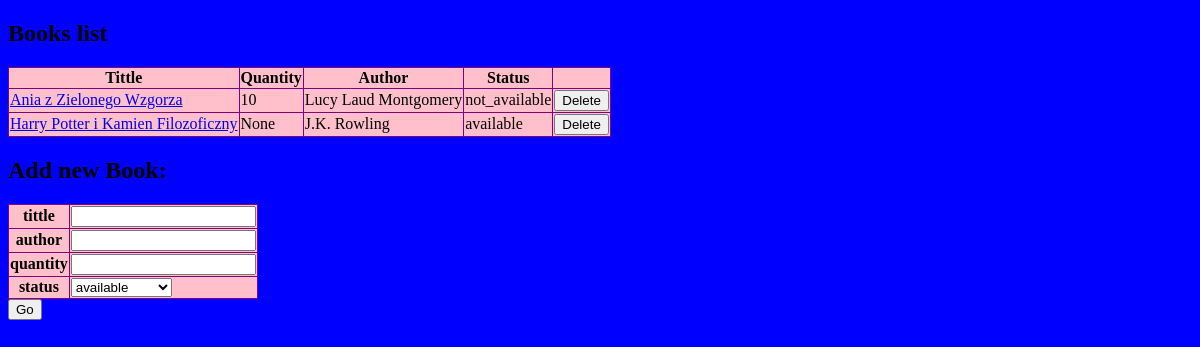
/books/, run on an earlier commit of the app's database.
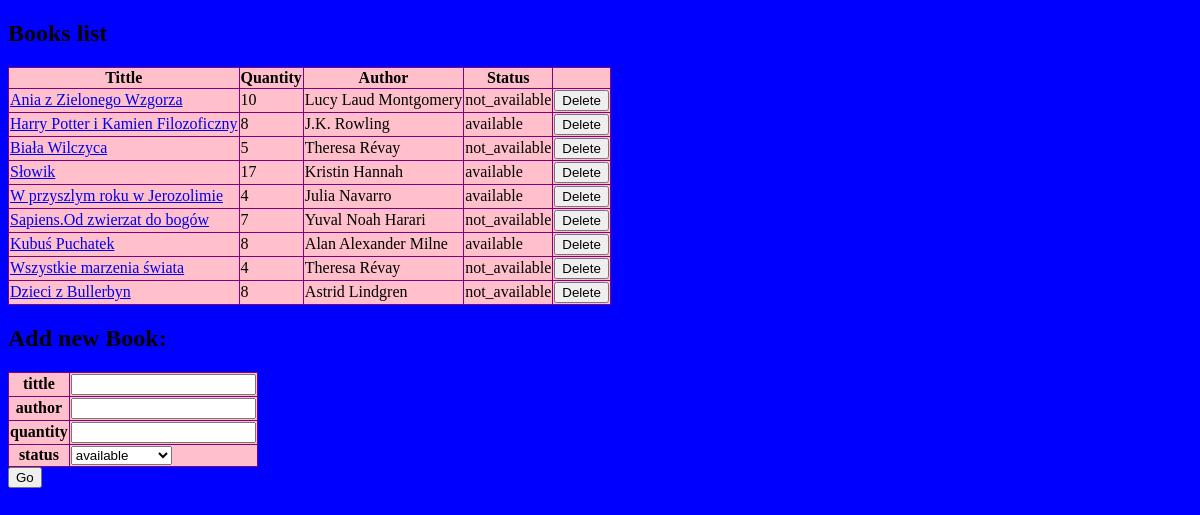
And on a later commit of the database.
### app/models.py (models this page shows, shortened)
class Book(db.Model):
    __table_args__ = {'extend_existing': True}
    id = db.Column(db.Integer, primary_key=True)
    tittle = db.Column(db.String(100))
    quantity = db.Column(db.Integer, nullable=True)
    author_id = db.Column(db.Integer, db.ForeignKey('author.id'))
    rental_id = db.Column(db.Integer, db.ForeignKey('rental.id'))
    def get_author(self):
        author = Author.query.filter_by(id=self.author_id).first()
        return author.name
    def get_rental_status(self):
        rental_status = Rental.query.filter_by(id=self.rental_id).first()
        return rental_status.status.value

class Author(db.Model):
    __table_args__ = {'extend_existing': True}
    id = db.Column(db.Integer, primary_key=True)
    name = db.Column(db.String(100))
    books = db.relationship("Book", backref="author_name")

class Rental(db.Model):
    __table_args__ = {'extend_existing': True}
    id = db.Column(db.Integer, primary_key=True)
    status = db.Column(db.Enum(Status_Enum), default=Status_Enum.available)
    books = db.relationship("Book", backref="rental_status")

### app/routes.py (the view, shortened to what this page needs)
@app.route("/books/", methods=["GET", "POST"])
def book_list():
    form = BookForm()
    error = ""
    return render_template("book.html", form=form, books=Book.query.all(), error=error)

### app/forms.py
class BookForm(FlaskForm):
    tittle = StringField("tittle", validators=[DataRequired()])
    author = StringField("author", validators=[DataRequired()])
    quantity = IntegerField('quantity', validators=[DataRequired()])
    status = SelectField('status', choices=[('available', 'available'), ('not_available', 'not_available')], validators=[DataRequired()])

### app/templates/book.html (shortened to what this page needs)
<!DOCTYPE html>
<html lang="en">
<head>
    <link rel="stylesheet" href={{ url_for('static', filename='style.css') }}>
</head>
<body>
<h2>Books list</h2>
<table>
    <thead>
    <th>Tittle</th>
    <th>Quantity</th>
    <th>Author</th>
    <th>Status</th>
    </thead>
{% for book in books %}
    <tr>
        <td><a href="/books/edit/{{ book.id }}">{{ book.tittle }}</a></td>
        <td>{{ book.quantity }}</td>
        <td>{{ book.get_author() }}</td>
        <td>{{ book.get_rental_status() }}</td>
        <td><form method="POST" action = "books/{{ book.id }}/delete"><button type="button" class="deletebtn">Delete</button></form></td>
    </tr>
{% endfor %}
</table>
<div>
    <h2> Add new Book: </h2>
    <form method="POST" action="/books/">
        <table>
            {% for field in form if field.widget.input_type != 'hidden'  %}
                <tr>
                    <th>{{ field.label }}</th>
                    <td>{{ field }}</td>
                </tr>
            {% endfor %}
        </table>
        <input type="submit" value="Go">
    </form>
</div>
</body>
</html>

### app/static/style.css (style rules this page uses)
body { background: blue; }
table { border: 1px solid purple; background: pink; border-collapse: collapse; width: 300 px }
th { border: 1px solid purple; style: strong; height: 50 px }
tr { border: 1px solid purple; height: 50 px; width: 200 px }
td { border: 1px solid purple; height: 50 px; width: 200 px }

What changed in the data, as far as the page shows it:
changed Book "Harry Potter i Kamien Filozoficzny": quantity "None" → "8"
added Book: tittle "Biała Wilczyca", quantity "5", get_author "Theresa Révay", get_rental_status "not_available"
added Book: tittle "Słowik", quantity "17", get_author "Kristin Hannah", get_rental_status "available"
added Book: tittle "W przyszlym roku w Jerozolimie", quantity "4", get_author "Julia Navarro", get_rental_status "available"
added Book: tittle "Sapiens.Od zwierzat do bogów", quantity "7", get_author "Yuval Noah Harari", get_rental_status "not_available"
added Book: tittle "Kubuś Puchatek", quantity "8", get_author "Alan Alexander Milne", get_rental_status "available"
added Book: tittle "Wszystkie marzenia świata", quantity "4", get_author "Theresa Révay", get_rental_status "not_available"
added Book: tittle "Dzieci z Bullerbyn", quantity "8", get_author "Astrid Lindgren", get_rental_status "not_available"
